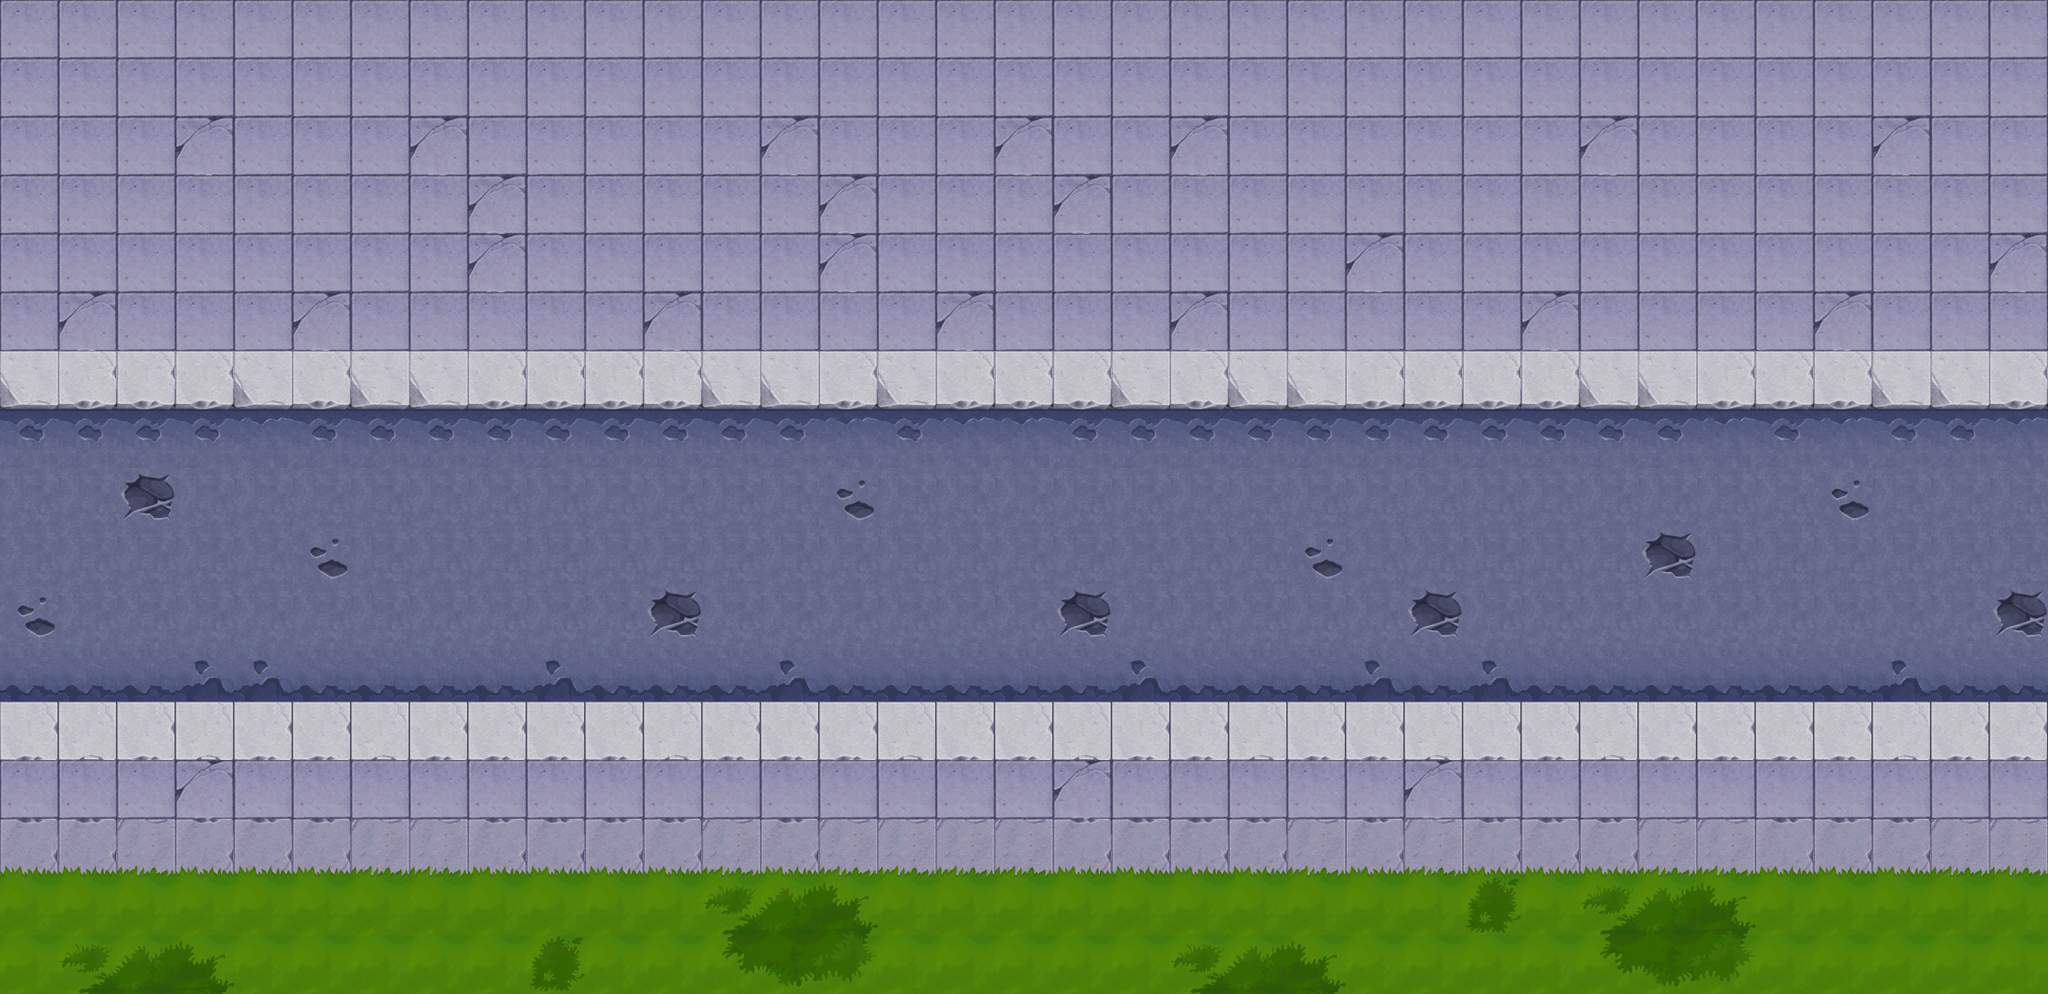

Tiled map render using the project's own tile images. Description and the map definition, with tile-layer contents summarised, below:
An orthogonal 35x17 tile map with 64x64 px tiles, 1 tile layer (background), 51 tilesets and 122 objects (17x collide, 6x collide_bullet).

<map version="1.0" orientation="orthogonal" width="35" height="17" tilewidth="64" tileheight="64">
 <tileset firstgid="1" name="bg" tilewidth="64" tileheight="64">
  <image source="bg.png" width="512" height="512" />
 </tileset>
 <tileset firstgid="65" name="jianzhu_zheng03" tilewidth="266" tileheight="263">
  <image source="jianzhu_zheng03.png" width="266" height="263" />
 </tileset>
 <tileset firstgid="66" name="jianzhu_zheng02" tilewidth="271" tileheight="262">
  <image source="jianzhu_zheng02.png" width="271" height="262" />
 </tileset>
 <tileset firstgid="67" name="jianzhu_zheng01" tilewidth="332" tileheight="272">
  <image source="jianzhu_zheng01.png" width="332" height="272" />
 </tileset>
 <tileset firstgid="68" name="jianzhu_bmx" tilewidth="116" tileheight="16">
  <image source="jianzhu_bmx.png" width="116" height="16" />
 </tileset>
 <tileset firstgid="69" name="jianzhu_ce01" tilewidth="105" tileheight="424">
  <image source="jianzhu_ce01.png" width="105" height="424" />
 </tileset>
 <tileset firstgid="70" name="shabao" tilewidth="113" tileheight="68">
  <image source="shabao.png" width="113" height="68" />
 </tileset>
 <tileset firstgid="71" name="jianzhu_ken" tilewidth="530" tileheight="534">
  <image source="jianzhu_ken.png" width="530" height="534" />
 </tileset>
 <tileset firstgid="72" name="jianzhu_zhaopai01" tilewidth="263" tileheight="120">
  <image source="jianzhu_zhaopai01.png" width="263" height="120" />
 </tileset>
 <tileset firstgid="73" name="jianzhu_zhaopai02" tilewidth="329" tileheight="115">
  <image source="jianzhu_zhaopai02.png" width="329" height="115" />
 </tileset>
 <tileset firstgid="74" name="jianzhu_zhaopai03" tilewidth="95" tileheight="99">
  <image source="jianzhu_zhaopai03.png" width="95" height="99" />
 </tileset>
 <tileset firstgid="75" name="jianzhu_peng02" tilewidth="266" tileheight="41">
  <image source="jianzhu_peng02.png" width="266" height="41" />
 </tileset>
 <tileset firstgid="76" name="jianzhu_bmx04" tilewidth="97" tileheight="49">
  <image source="jianzhu_bmx04.png" width="97" height="49" />
 </tileset>
 <tileset firstgid="77" name="jianzhu_bmx03" tilewidth="49" tileheight="97">
  <image source="jianzhu_bmx03.png" width="49" height="97" />
 </tileset>
 <tileset firstgid="78" name="xiashuidao" tilewidth="63" tileheight="51">
  <image source="xiashuidao.png" width="63" height="51" />
 </tileset>
 <tileset firstgid="79" name="luzhang01" tilewidth="216" tileheight="105">
  <image source="luzhang01.png" width="216" height="105" />
 </tileset>
 <tileset firstgid="80" name="luzhang02" tilewidth="212" tileheight="107">
  <image source="luzhang02.png" width="212" height="107" />
 </tileset>
 <tileset firstgid="81" name="luzhang03" tilewidth="129" tileheight="238">
  <image source="luzhang03.png" width="129" height="238" />
 </tileset>
 <tileset firstgid="82" name="luzhang04" tilewidth="110" tileheight="229">
  <image source="luzhang04.png" width="110" height="229" />
 </tileset>
 <tileset firstgid="83" name="che4.1 (2)" tilewidth="152" tileheight="196">
  <image source="che4.1 (2).png" width="152" height="196" />
 </tileset>
 <tileset firstgid="84" name="che5 (2)" tilewidth="148" tileheight="188">
  <image source="che5 (2).png" width="148" height="188" />
 </tileset>
 <tileset firstgid="85" name="xiaoche (2)" tilewidth="328" tileheight="253">
  <image source="xiaoche (2).png" width="328" height="253" />
 </tileset>
 <tileset firstgid="86" name="jingshi" tilewidth="64" tileheight="64">
  <image source="jingshi.png" width="64" height="64" />
 </tileset>
 <tileset firstgid="87" name="jianzhu_tsw" tilewidth="200" tileheight="188">
  <image source="jianzhu_tsw.png" width="200" height="188" />
 </tileset>
 <tileset firstgid="88" name="che6" tilewidth="204" tileheight="114">
  <image source="che6.png" width="204" height="114" />
 </tileset>
 <tileset firstgid="89" name="jianzhu_xiangzi06" tilewidth="90" tileheight="113">
  <image source="jianzhu_xiangzi06.png" width="90" height="113" />
 </tileset>
 <tileset firstgid="90" name="jianzhu_xiangzi07" tilewidth="92" tileheight="112">
  <image source="jianzhu_xiangzi07.png" width="92" height="112" />
 </tileset>
 <tileset firstgid="91" name="jianzhu_xiangzi05" tilewidth="150" tileheight="170">
  <image source="jianzhu_xiangzi05.png" width="150" height="170" />
 </tileset>
 <tileset firstgid="92" name="jianzhu_xiangzi02" tilewidth="122" tileheight="126">
  <image source="jianzhu_xiangzi02.png" width="122" height="126" />
 </tileset>
 <tileset firstgid="93" name="jianzhu_xiangzi03" tilewidth="122" tileheight="76">
  <image source="jianzhu_xiangzi03.png" width="122" height="76" />
 </tileset>
 <tileset firstgid="94" name="jianzhu_qiang01" tilewidth="92" tileheight="54">
  <image source="jianzhu_qiang01.png" width="92" height="54" />
 </tileset>
 <tileset firstgid="95" name="jianzhu_xiangzi04" tilewidth="183" tileheight="126">
  <image source="jianzhu_xiangzi04.png" width="183" height="126" />
 </tileset>
 <tileset firstgid="96" name="che1 (2)" tilewidth="194" tileheight="120">
  <image source="che1 (2).png" width="194" height="120" />
 </tileset>
 <tileset firstgid="97" name="jianzhu_gjzp" tilewidth="225" tileheight="140">
  <image source="jianzhu_gjzp.png" width="225" height="140" />
 </tileset>
 <tileset firstgid="98" name="jianzhu_juanmen02" tilewidth="238" tileheight="69">
  <image source="jianzhu_juanmen02.png" width="238" height="69" />
 </tileset>
 <tileset firstgid="99" name="jianzhu_xuezi01" tilewidth="242" tileheight="196">
  <image source="jianzhu_xuezi01.png" width="242" height="196" />
 </tileset>
 <tileset firstgid="100" name="jianzhu_xuezi02" tilewidth="219" tileheight="141">
  <image source="jianzhu_xuezi02.png" width="219" height="141" />
 </tileset>
 <tileset firstgid="101" name="jianzhu_xuezi03" tilewidth="192" tileheight="132">
  <image source="jianzhu_xuezi03.png" width="192" height="132" />
 </tileset>
 <tileset firstgid="102" name="jianzhu_xuezi04" tilewidth="421" tileheight="156">
  <image source="jianzhu_xuezi04.png" width="421" height="156" />
 </tileset>
 <tileset firstgid="103" name="jianzhu_xuezi05" tilewidth="180" tileheight="297">
  <image source="jianzhu_xuezi05.png" width="180" height="297" />
 </tileset>
 <tileset firstgid="104" name="jianzhu_tsw02" tilewidth="110" tileheight="177">
  <image source="jianzhu_tsw02.png" width="110" height="177" />
 </tileset>
 <tileset firstgid="105" name="jianzhu_tsw03" tilewidth="74" tileheight="184">
  <image source="jianzhu_tsw03.png" width="74" height="184" />
 </tileset>
 <tileset firstgid="106" name="jianzhu_tsw04" tilewidth="148" tileheight="93">
  <image source="jianzhu_tsw04.png" width="148" height="93" />
 </tileset>
 <tileset firstgid="107" name="jianzhu_lvhua" tilewidth="266" tileheight="142">
  <image source="jianzhu_lvhua.png" width="266" height="142" />
 </tileset>
 <tileset firstgid="108" name="jianzhu_juanmen01" tilewidth="238" tileheight="112">
  <image source="jianzhu_juanmen01.png" width="238" height="112" />
 </tileset>
 <tileset firstgid="109" name="jianzhu_peng01" tilewidth="264" tileheight="44">
  <image source="jianzhu_peng01.png" width="264" height="44" />
 </tileset>
 <tileset firstgid="110" name="jianzhu_zhaopai04" tilewidth="227" tileheight="141">
  <image source="jianzhu_zhaopai04.png" width="227" height="141" />
 </tileset>
 <tileset firstgid="111" name="jianzhu_zhaopai05" tilewidth="222" tileheight="89">
  <image source="jianzhu_zhaopai05.png" width="222" height="89" />
 </tileset>
 <tileset firstgid="112" name="jianzhu_huahen" tilewidth="99" tileheight="102">
  <image source="jianzhu_huahen.png" width="99" height="102" />
 </tileset>
 <tileset firstgid="113" name="jianzhu_yizi" tilewidth="111" tileheight="73">
  <image source="jianzhu_yizi.png" width="111" height="73" />
 </tileset>
 <tileset firstgid="114" name="yunbingche1" tilewidth="345" tileheight="247">
  <image source="yunbingche1.png" width="345" height="247" />
 </tileset>
 <layer name="background" width="35" height="17">
  <data>[595 cells, 595 non-empty, 23 distinct tile ids]</data>
 </layer>
 <objectgroup name="blood5" width="35" height="17">
  <properties>
   <property name="filename" value="jianzhu_xuezi05.png" />
   <property name="groundlayer" value="1" />
  </properties>
  <object gid="103" x="539" y="1118" />
  <object gid="103" x="1732" y="1097" />
 </objectgroup>
 <objectgroup name="tesiwangdoorss" width="35" height="17">
  <properties>
   <property name="buildlayer" value="1" />
   <property name="filename" value="jianzhu_tsw03.png" />
  </properties>
  <object gid="105" x="1879" y="1113" />
 </objectgroup>
 <objectgroup name="tesiwangdoor" width="35" height="17">
  <properties>
   <property name="buildlayer" value="1" />
   <property name="filename" value="jianzhu_tsw02.png" />
  </properties>
  <object gid="104" x="228" y="1108" />
  <object gid="104" x="119" y="1108" />
  <object gid="104" x="1131" y="1108" />
  <object gid="104" x="1239" y="1108" />
 </objectgroup>
 <objectgroup name="tesiwangover" width="35" height="17">
  <properties>
   <property name="buildlayer" value="1" />
   <property name="filename" value="jianzhu_tsw.png" />
  </properties>
  <object gid="87" x="334" y="1108" />
  <object gid="87" x="738" y="1108" />
  </objectgroup>
 <objectgroup name="tesiwangdoorss2" width="35" height="17">
  <properties>
   <property name="filename" value="jianzhu_tsw04.png" />
   <property name="groundlayer" value="1" />
  </properties>
  <!-- 2 objects omitted --></objectgroup>
 <objectgroup name="dakeng" width="35" height="17">
  <properties>
   <property name="filename" value="jianzhu_ken.png" />
   <property name="groundlayer" value="1" />
  </properties>
  <!-- 1 objects omitted --></objectgroup>
 <objectgroup name="q1" width="35" height="17">
  <properties>
   <property name="filename" value="jianzhu_zheng03.png" />
   <property name="groundlayer" value="1" />
  </properties>
  <!-- 5 objects omitted --></objectgroup>
 <objectgroup name="q2" width="35" height="17">
  <properties>
   <property name="filename" value="jianzhu_zheng02.png" />
   <property name="groundlayer" value="1" />
  </properties>
  <!-- 2 objects omitted --></objectgroup>
 <objectgroup name="q3" width="35" height="17">
  <properties>
   <property name="filename" value="jianzhu_zheng01.png" />
   <property name="groundlayer" value="1" />
  </properties>
  <!-- 2 objects omitted --></objectgroup>
 <objectgroup name="q4" width="35" height="17">
  <properties>
   <property name="filename" value="jianzhu_ce01.png" />
   <property name="groundlayer" value="1" />
  </properties>
  <!-- 1 objects omitted --></objectgroup>
 <objectgroup name="di1" width="35" height="17">
  <properties>
   <property name="filename" value="jianzhu_bmx.png" />
   <property name="groundlayer" value="1" />
  </properties>
  <!-- 1 objects omitted --></objectgroup>
 <objectgroup name="di2" width="35" height="17">
  <properties>
   <property name="filename" value="jianzhu_bmx04.png" />
   <property name="groundlayer" value="1" />
  </properties>
  <!-- 10 objects omitted --></objectgroup>
 <objectgroup name="di3" width="35" height="17">
  <properties>
   <property name="filename" value="jianzhu_bmx03.png" />
   <property name="groundlayer" value="1" />
  </properties>
  <!-- 1 objects omitted --></objectgroup>
 <objectgroup name="car3" width="35" height="17" opacity="0.97">
  <properties>
   <property name="filename" value="che6.png" />
   <property name="groundlayer" value="1" />
  </properties>
  <!-- 1 objects omitted --></objectgroup>
 <objectgroup name="car2" width="35" height="17" opacity="0.97">
  <properties>
   <property name="filename" value="che5 (2).png" />
   <property name="groundlayer" value="1" />
  </properties>
  <!-- 1 objects omitted --></objectgroup>
 <objectgroup name="madai" width="35" height="17">
  <properties>
   <property name="filename" value="shabao.png" />
   <property name="groundlayer" value="1" />
  </properties>
  <!-- 2 objects omitted --></objectgroup>
 <objectgroup name="zhaopai1" width="35" height="17">
  <properties>
   <property name="filename" value="jianzhu_zhaopai01.png" />
   <property name="groundlayer" value="1" />
  </properties>
  <!-- 2 objects omitted --></objectgroup>
 <objectgroup name="zhaopai2" width="35" height="17">
  <properties>
   <property name="filename" value="jianzhu_zhaopai02.png" />
   <property name="groundlayer" value="1" />
  </properties>
  <!-- 1 objects omitted --></objectgroup>
 <objectgroup name="ding1" width="35" height="17">
  <properties>
   <property name="filename" value="jianzhu_peng02.png" />
   <property name="groundlayer" value="1" />
  </properties>
  <!-- 2 objects omitted --></objectgroup>
 <objectgroup name="ding2" width="35" height="17">
  <properties>
   <property name="filename" value="jianzhu_peng01.png" />
   <property name="groundlayer" value="1" />
  </properties>
  <!-- 1 objects omitted --></objectgroup>
 <objectgroup name="xiashuidao" width="35" height="17">
  <properties>
   <property name="filename" value="xiashuidao.png" />
   <property name="groundlayer" value="1" />
  </properties>
  <!-- 3 objects omitted --></objectgroup>
 <objectgroup name="carpolice2" width="35" height="17">
  <properties>
   <property name="filename" value="xiaoche (2).png" />
   <property name="groundlayer" value="1" />
  </properties>
  <!-- 1 objects omitted --></objectgroup>
 <objectgroup name="zudang1" width="35" height="17">
  <properties>
   <property name="filename" value="luzhang01.png" />
   <property name="groundlayer" value="1" />
  </properties>
  <!-- 1 objects omitted --></objectgroup>
 <objectgroup name="zudang3" width="35" height="17">
  <properties>
   <property name="filename" value="luzhang03.png" />
   <property name="groundlayer" value="1" />
  </properties>
  <!-- 1 objects omitted --></objectgroup>
 <objectgroup name="zudang4" width="35" height="17">
  <properties>
   <property name="filename" value="luzhang04.png" />
   <property name="groundlayer" value="1" />
  </properties>
  <!-- 1 objects omitted --></objectgroup>
 <objectgroup name="zudang2" width="35" height="17">
  <properties>
   <property name="filename" value="luzhang02.png" />
   <property name="groundlayer" value="1" />
  </properties>
  <!-- 1 objects omitted --></objectgroup>
 <objectgroup name="car1" width="35" height="17">
  <properties>
   <property name="filename" value="che4.1 (2).png" />
   <property name="groundlayer" value="1" />
  </properties>
  <!-- 2 objects omitted --></objectgroup>
 <objectgroup name="blood1" width="35" height="17">
  <properties>
   <property name="filename" value="jianzhu_xuezi01.png" />
   <property name="groundlayer" value="1" />
  </properties>
  <!-- 1 objects omitted --></objectgroup>
 <objectgroup name="chezhan" width="35" height="17">
  <properties>
   <property name="filename" value="jianzhu_gjzp.png" />
   <property name="groundlayer" value="1" />
  </properties>
  <!-- 1 objects omitted --></objectgroup>
 <objectgroup name="juans" width="35" height="17">
  <properties>
   <property name="filename" value="jianzhu_juanmen02.png" />
   <property name="groundlayer" value="1" />
  </properties>
  <!-- 2 objects omitted --></objectgroup>
 <objectgroup name="juanb" width="35" height="17">
  <properties>
   <property name="filename" value="jianzhu_juanmen01.png" />
   <property name="groundlayer" value="1" />
  </properties>
  <!-- 2 objects omitted --></objectgroup>
 <objectgroup name="zhaopai3" width="35" height="17">
  <properties>
   <property name="filename" value="jianzhu_zhaopai03.png" />
   <property name="groundlayer" value="1" />
  </properties>
  <!-- 2 objects omitted --></objectgroup>
 <objectgroup name="carpolice" width="35" height="17">
  <properties>
   <property name="filename" value="yunbingche1.png" />
   <property name="groundlayer" value="1" />
  </properties>
  <!-- 1 objects omitted --></objectgroup>
 <objectgroup name="blood2" width="35" height="17">
  <properties>
   <property name="filename" value="jianzhu_xuezi02.png" />
   <property name="groundlayer" value="1" />
  </properties>
  <!-- 1 objects omitted --></objectgroup>
 <objectgroup name="blood3" width="35" height="17">
  <properties>
   <property name="filename" value="jianzhu_xuezi03.png" />
   <property name="groundlayer" value="1" />
  </properties>
  <!-- 3 objects omitted --></objectgroup>
 <objectgroup name="blood4" width="35" height="17">
  <properties>
   <property name="filename" value="jianzhu_xuezi04.png" />
   <property name="groundlayer" value="1" />
  </properties>
  <!-- 3 objects omitted --></objectgroup>
 <objectgroup name="flower" width="35" height="17">
  <properties>
   <property name="filename" value="jianzhu_lvhua.png" />
   <property name="groundlayer" value="1" />
  </properties>
  <!-- 4 objects omitted --></objectgroup>
 <objectgroup name="zhaopai4" width="35" height="17">
  <properties>
   <property name="filename" value="jianzhu_zhaopai04.png" />
   <property name="groundlayer" value="1" />
  </properties>
  <!-- 1 objects omitted --></objectgroup>
 <objectgroup name="zhaopai5" width="35" height="17">
  <properties>
   <property name="filename" value="jianzhu_zhaopai05.png" />
   <property name="groundlayer" value="1" />
  </properties>
  <!-- 1 objects omitted --></objectgroup>
 <objectgroup name="blackboxs" width="35" height="17">
  <properties>
   <property name="filename" value="jianzhu_xiangzi06.png" />
   <property name="groundlayer" value="1" />
  </properties>
  <!-- 3 objects omitted --></objectgroup>
 <objectgroup name="boxmutoub" width="35" height="17">
  <properties>
   <property name="filename" value="jianzhu_xiangzi04.png" />
   <property name="groundlayer" value="1" />
  </properties>
  <!-- 1 objects omitted --></objectgroup>
 <objectgroup name="blackboxb" width="35" height="17">
  <properties>
   <property name="filename" value="jianzhu_xiangzi05.png" />
   <property name="groundlayer" value="1" />
  </properties>
  <!-- 1 objects omitted --></objectgroup>
 <objectgroup name="greenboxb" width="35" height="17">
  <properties>
   <property name="filename" value="jianzhu_xiangzi02.png" />
   <property name="groundlayer" value="1" />
  </properties>
  <!-- 1 objects omitted --></objectgroup>
 <objectgroup name="greenboxs" width="35" height="17">
  <properties>
   <property name="filename" value="jianzhu_xiangzi03.png" />
   <property name="groundlayer" value="1" />
  </properties>
  <!-- 1 objects omitted --></objectgroup>
 <objectgroup name="car4" width="35" height="17">
  <properties>
   <property name="filename" value="che1 (2).png" />
   <property name="groundlayer" value="1" />
  </properties>
  <!-- 2 objects omitted --></objectgroup>
 <objectgroup name="zl" width="35" height="17">
  <properties>
   <property name="filename" value="jingshi.png" />
   <property name="groundlayer" value="1" />
  </properties>
  <!-- 2 objects omitted --></objectgroup>
 <objectgroup name="qiangxie2" width="35" height="17">
  <properties>
   <property name="filename" value="jianzhu_qiang01.png" />
   <property name="groundlayer" value="1" />
  </properties>
  <!-- 2 objects omitted --></objectgroup>
 <objectgroup name="qiangxie" width="35" height="17">
  <properties>
   <property name="filename" value="jianzhu_xiangzi07.png" />
   <property name="groundlayer" value="1" />
  </properties>
  <!-- 2 objects omitted --></objectgroup>
 <objectgroup name="zhua" width="35" height="17">
  <properties>
   <property name="filename" value="jianzhu_huahen.png" />
   <property name="groundlayer" value="1" />
  </properties>
  <!-- 2 objects omitted --></objectgroup>
 <objectgroup name="collide_people" width="35" height="17">
  <!-- 17 objects omitted --></objectgroup>
 <objectgroup name="collide_bullet" width="35" height="17">
  <!-- 6 objects omitted --></objectgroup>
</map>
<!-- 113 of 122 objects omitted -->
